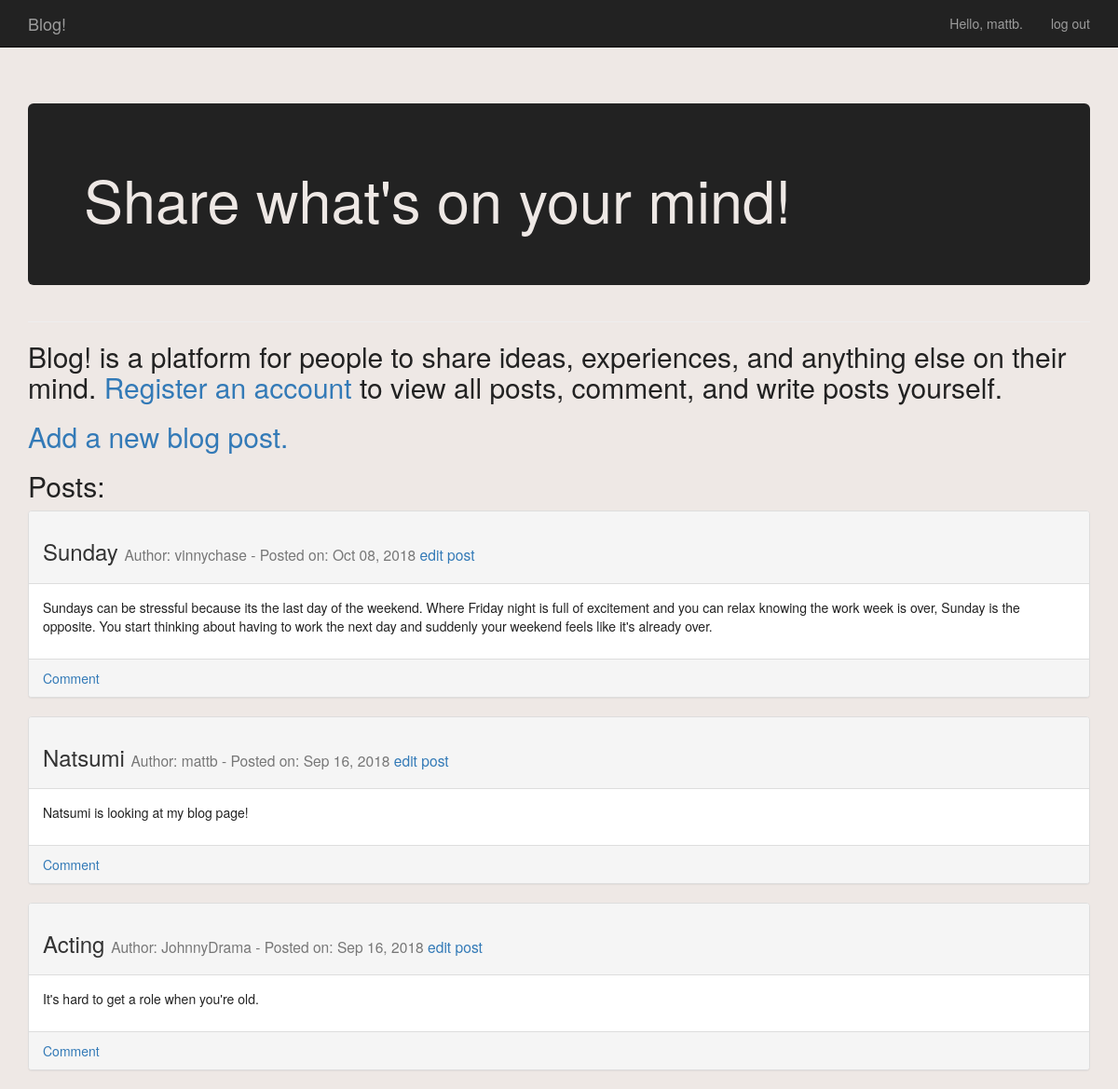
Page / (signed in, upper part) on the earlier database version.
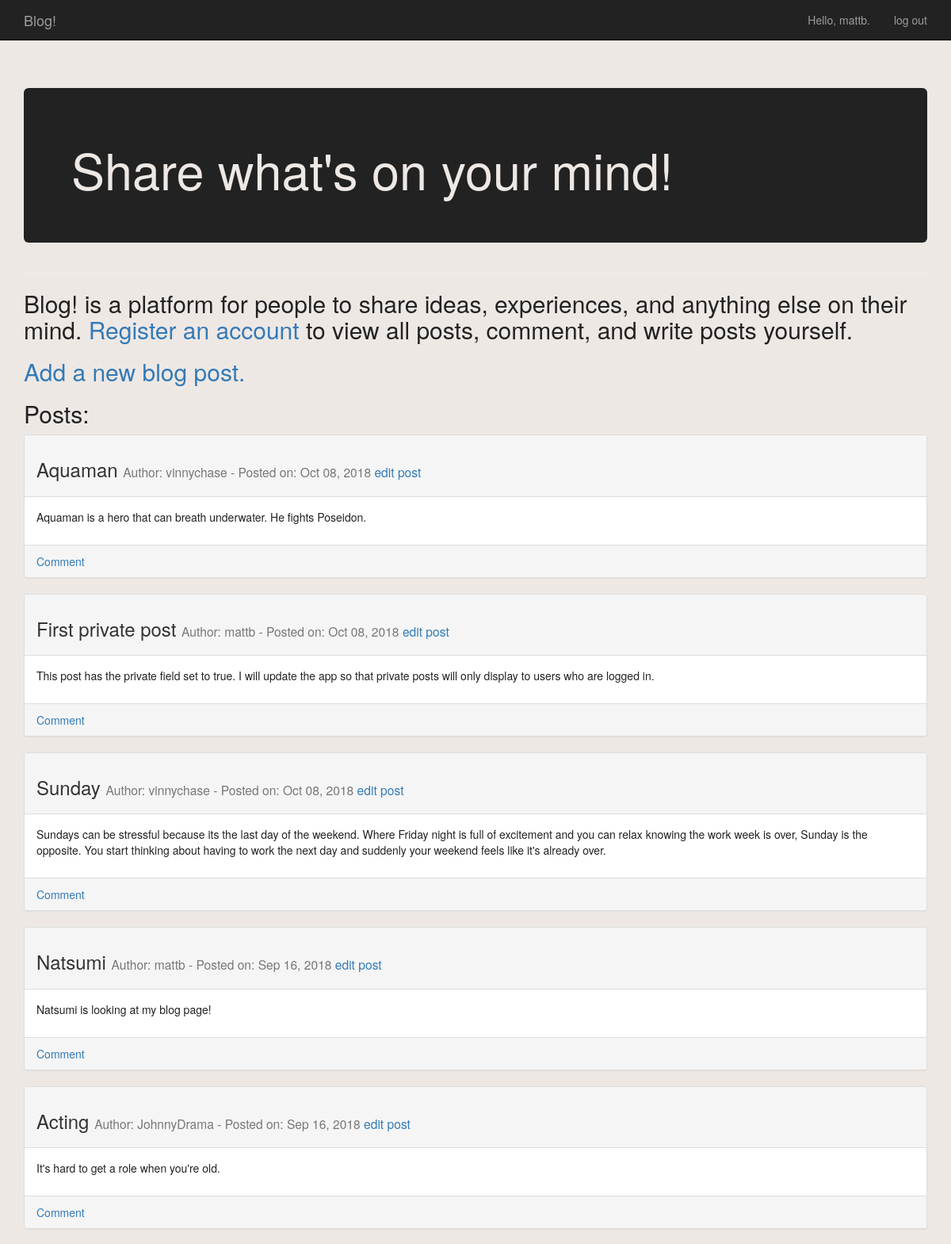
Same page on the later database version.
### blog/models.py (models this page shows)
class Post(models.Model):
	title = models.CharField(max_length=255)
	content = models.TextField()
	posted_on = models.DateTimeField(auto_now_add=True)
	author = models.ForeignKey(User, on_delete=models.CASCADE)
	private = models.BooleanField(default=False)
	def __str__(self):
		return self.title

### blog/views.py (the view)
# urls.py: path('', views.index, name='index'),
def index(request):
	if request.user.is_authenticated:
		posts = Post.objects.order_by('-posted_on')
	else:
		posts = Post.objects.filter(private=False).order_by('-posted_on')
	context = {'posts': posts}
	return render(request, 'blog/index.html', context)

### blog/templates/blog/index.html (shortened to what this page needs)
{% extends "blog/base.html" %}
{% block header %}
  <div class='jumbotron'>
	<h1>Share what's on your mind!</h1>
  </div>
{% endblock header %}
{% block content %}
  <h2>Blog! is a platform for people to share ideas, experiences, and anything else on their mind. <a href="{% url 'users:register' %}">Register an account</a> to view all posts, comment, and write posts yourself.</h2>
  <h2>
    <a href="{% url 'blog:new_post' %}">Add a new blog post.</a>
  </h2>
  <h2>Posts:</h2>
  {% for post in posts %}
    <div class="panel panel-default">
	  <div class="panel-heading">
		<h3>
		  {{ post }}
		  <small>
			Author: {{ post.author }} - Posted on: {{ post.posted_on|date:'M d, Y' }} <a href="{% url 'blog:edit_post' post.id %}">edit post</a>
		  </small>
		</h3>
	  </div>
	  <div class="panel-body">
	    {{ post.content|linebreaks }}
	  </div>
	  <div class="panel-footer">
	  <a href="{% url 'blog:new_comment' post.id %}">Comment</a>
 	  </div>
   </div>
  {% empty %}
	There are no entries for this topic yet.
  {% endfor %}
{% endblock content %}

Differences in the rows shown:
added Post: title "Aquaman", author "vinnychase", posted_on "Oct 08, 2018", content "Aquaman is a hero that can breath underwater. He fights Poseidon."
added Post: title "First private post", author "mattb", posted_on "Oct 08, 2018", content "This post has the private field set to true. I will update the app so that private posts will only display to users who are logged in."
